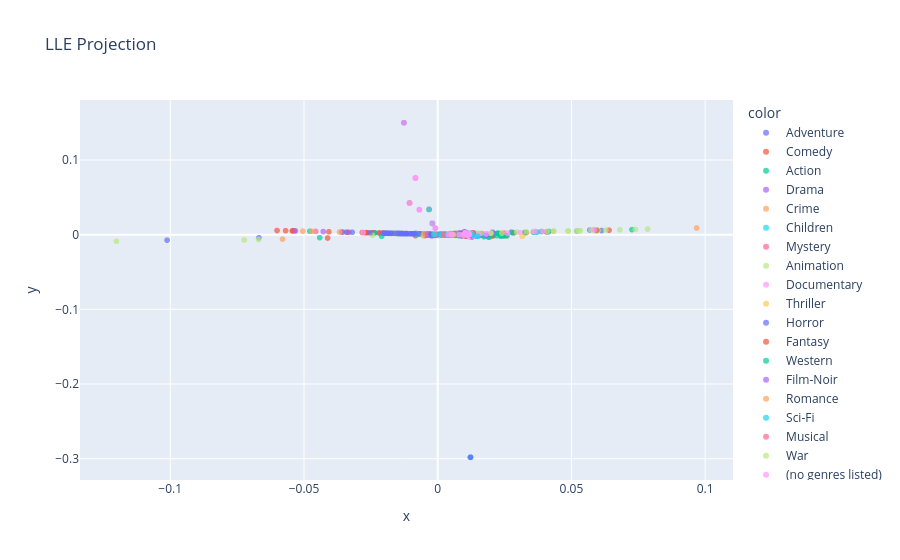

The notebook cell this image was saved under:
### Markdown cell above
LocallyLinearEmbedding (LLE)

### Code cell
embedding = LocallyLinearEmbedding(n_components = 2)
X_transformed = embedding.fit_transform(X_num_scaled)
fig_lle = px.scatter( x = X_transformed[:,0], y =X_transformed[:,1], color = y, opacity = 0.7, title = 'LLE Projection')
fig_lle.show()
